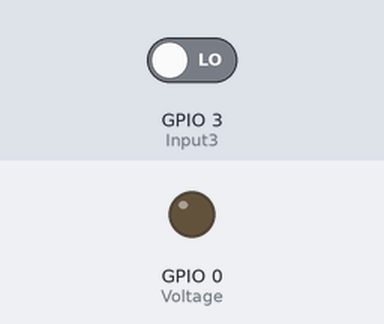
A sketch run on a simulated ESP8266 (NodeMCU). Parts: output pins drawn as LEDs (lit = HIGH). The inputs (shaded band) are chosen by the test bench; at power-on: GPIO 3 (Input3) LOW. WiFi joins after 1.5 s; servers stay silent unless stated; no MQTT or app messages arrive unless stated; what the sketch prints to the serial monitor is not drawn. At 4.2 s the program puts the board to deep sleep or switches it off; the recording ends there.

Above: at 0.1 s.
Timing chart, 0 to 4.2 s (numbered marks = the images above):
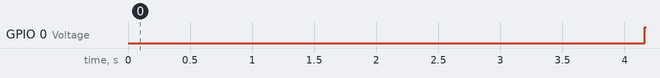

Measured:
- by itself, GPIO 0 (Voltage): LOW → HIGH at 4.2 s

The sketch:

FensterKontakt.ino
```cpp
#include <ESP8266WiFi.h>
#include <WiFiClient.h>
#include <ESP8266WebServer.h>
#include <ESP8266mDNS.h>
#include <WiFiUdp.h>
#include <PubSubClient.h>

//Your MQTT Broker
const char* mqtt_server = "192.168.xx.xx";
const char* mqtt_user = "aaaaaa";
const char* mqtt_passwd = "bbbbbb";
const char* mqtt_topic = "Fenster_01";
const char* mqtt_ClientID = "Sensor01";


//Your Wifi SSID
const char* ssid = "cccccc";
//Your Wifi Key
const char* password = "dddddd";
//after this line there is no need to edit
//message to send is: snprintf (msg, 30, "%s:,%s,VCC: %1.2fV", mqtt_ClientID, sensorValue3, volt)

ESP8266WebServer server(80);

WiFiClient espClient;
PubSubClient client(espClient);

int Input3 = 3;     //the RX pin is the input!!!
int Voltage = 0;    //GPIO0 is to hold the voltage
int sensorValue3 = 0;
int Abort = 0;
char msg[30];
float volt = 0;

ADC_MODE(ADC_VCC);


void setup(void)
{
  pinMode(Voltage, OUTPUT);
  digitalWrite(Voltage, 0);      // own voltage on
  pinMode(Input3, INPUT);
  delay(2000);      //wait for door or window is sure open or closed
  sensorValue3 = digitalRead(Input3);
  delay(100);
  Serial.begin(115200);
  Serial.println("");
 //connect to WIFI
  WiFi.persistent(false);
  WiFi.mode(WIFI_OFF);
  WiFi.mode(WIFI_STA);
  WiFi.begin(ssid, password);

  // Wait for WiFi
  Serial.println("");
  Serial.print("Connecting to:  ");
  Serial.println(ssid);
  while (WiFi.status() != WL_CONNECTED)
  {
    delay(500);
    Serial.print(".");
    Abort++;
    if(Abort > 20)
    {
      digitalWrite(Voltage, 1);      // own voltage off
      delay(10);
      ESP.deepSleep(0);
    }
  }

  Serial.println("");
  Serial.print("IP-Adress: ");
  Serial.println(WiFi.localIP());
//connect to mqtt broker
  client.setServer(mqtt_server, 1883);

  Serial.println("");
  Abort = 0;
  while (!client.connected())
  {
    if (client.connect(mqtt_ClientID, mqtt_user, mqtt_passwd))
    {
      delay(10);
      Abort++;
      if(Abort > 200)
      {
        digitalWrite(Voltage, 1);      // own voltage off
        delay(10);
        ESP.deepSleep(0);
      }
    }
  }
  volt = ESP.getVcc()/1000.0;
  snprintf (msg, 30, "%s:,%1d,VCC: %1.2f V", mqtt_ClientID, sensorValue3, volt);
  Serial.println(msg);
  client.publish(mqtt_topic, msg);
  delay(500);
  digitalWrite(Voltage, 1);      // own voltage off
  delay(10);
  ESP.deepSleep(0);
  }

void loop(void){
}
```
